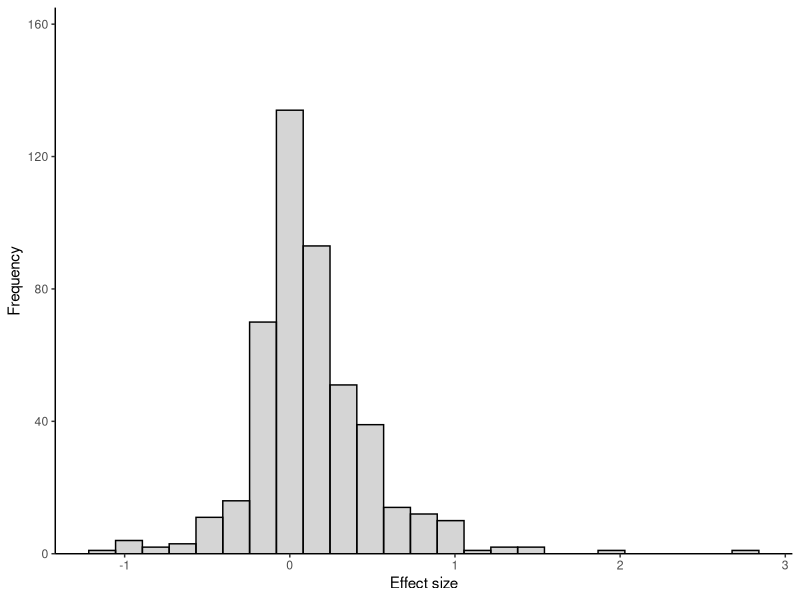
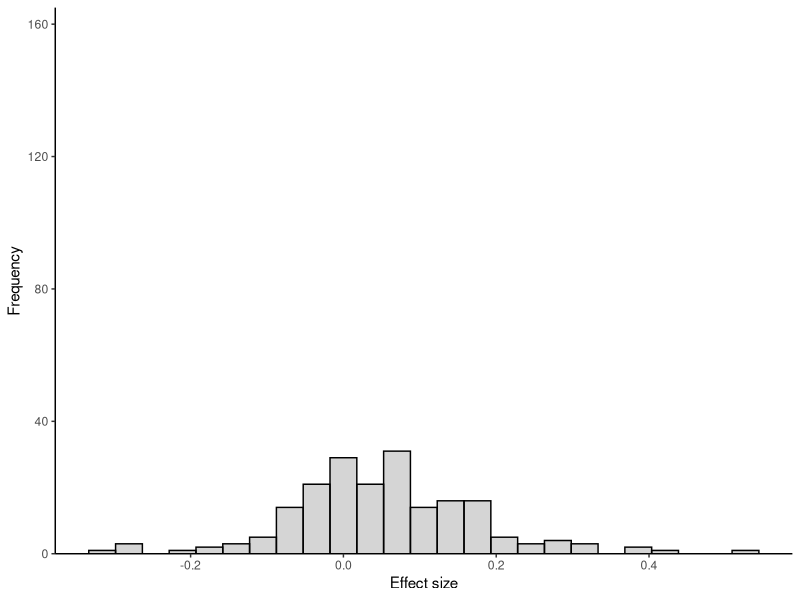
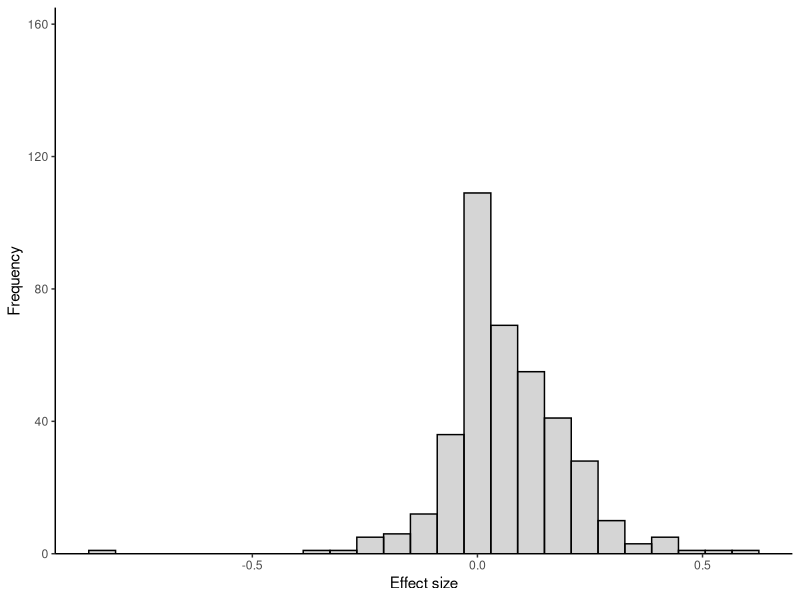
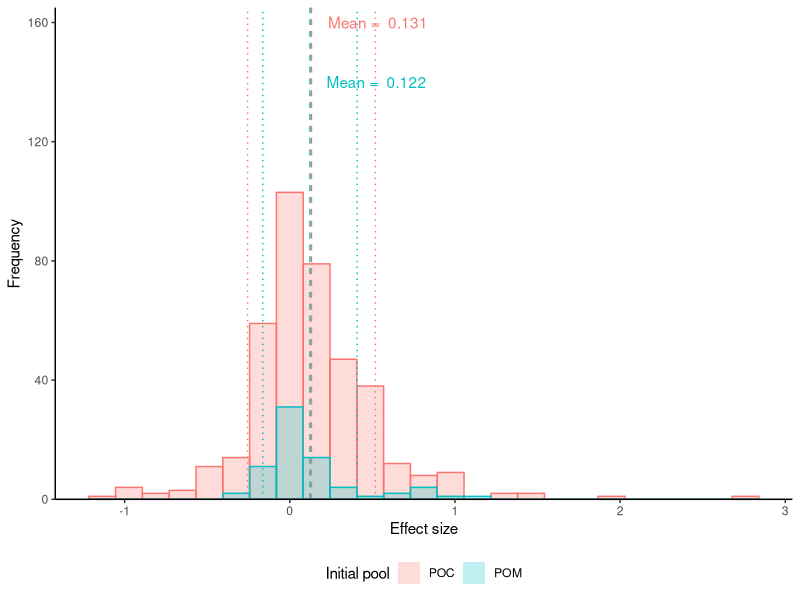
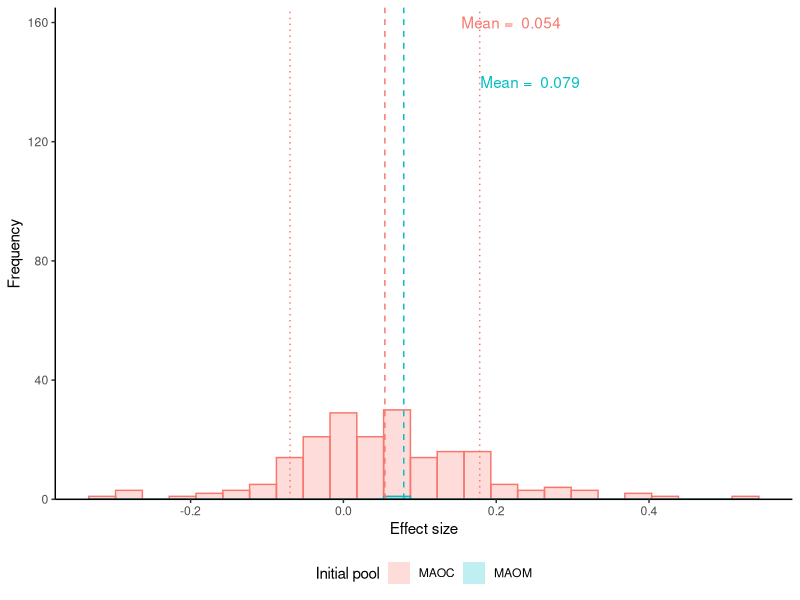
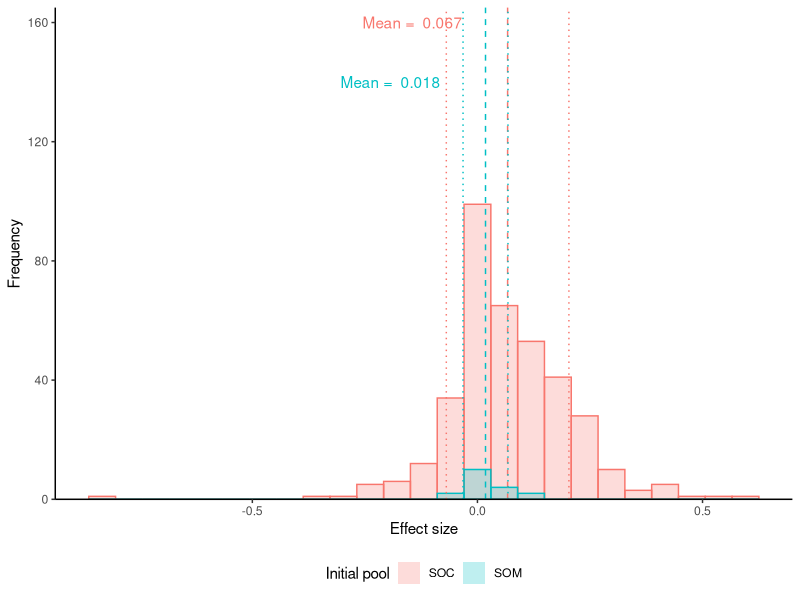
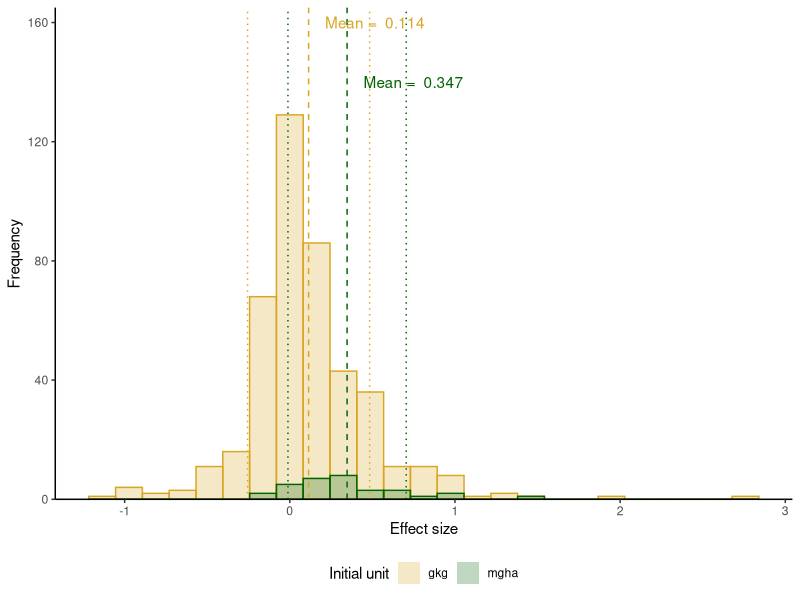
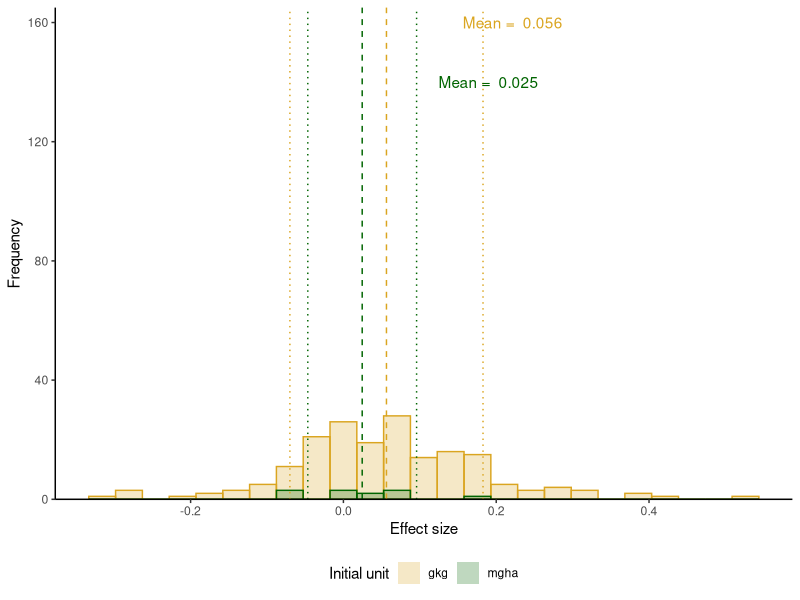

These charts were generated, in order, by the following R code:
library(ggplot2)
library(plyr)


# read in my data
dat <- read.csv("Raw-data/4_metadata - final_withclimdat.csv")
# select only c and organic matter based observations
dat <- dat[which(dat$rv %in% c("POC", "TOC", "MAOC", "SOC", "POM", "TOM", "SOM", "MAOM")),]

dat$rv[which(dat$rv %in% c("OM", "SOM", "TOM"))] <- "SOM"
dat$rv[which(dat$rv %in% c("TOC", "SOC"))] <- "SOC"

# set params
xs <- range(dat$logRR)
ys <- c(0,165)
ymeans <- c(160, 140)



# panels A-C

pplot0 <- ggplot(data=dat[which(dat$rv %in% c("POC", "POM")),], 
                aes(x=logRR)) + 
  geom_histogram(position="identity", alpha=0.25, bins=25, color="black") +
  theme_classic() +
  labs(y="Frequency", x="Effect size") +
  guides(color=F)  +
  theme(legend.position="bottom")+
  scale_y_continuous(limits=ys, expand = c(0, 0)) 
pplot0




mplot0 <- ggplot(data=dat[which(dat$rv %in% c("MAOC", "MAOM")),], 
                aes(x=logRR)) + 
  geom_histogram(position="identity", alpha=0.25, bins = 25, color="black") +
  theme_classic() +
  labs(y="Frequency", x="Effect size") +
  guides(color=F)  +
  theme(legend.position="bottom") +
  scale_y_continuous(limits=ys, expand = c(0, 0)) 
mplot0





splot0 <- ggplot(data=dat[which(dat$rv %in% c("SOC", "SOM")),], 
                aes(x=logRR)) + 
  geom_histogram(position="identity", alpha=0.25, bins = 25, color="black") +
  theme_classic() +
  labs(y="Frequency", x="Effect size") +
  guides(color=F)  + 
  theme(legend.position="bottom")+
  scale_y_continuous(limits=ys, expand = c(0, 0)) 
splot0






# panels D-F
mu <- ddply(dat[which(dat$rv %in% c("POC", "POM")),], 
            "rv", summarise, grp.mean=mean(logRR), grp.sd=sd(logRR))

pplot <- ggplot(data=dat[which(dat$rv %in% c("POC", "POM")),], 
                aes(x=logRR, fill=rv, color=rv)) + 
  geom_histogram(position="identity", alpha=0.25, bins=25) +
  theme_classic() +
  geom_vline(data=mu, aes(xintercept=grp.mean, color=rv),
             linetype="dashed", size=0.5, show.legend = F)+
  geom_vline(data=mu, aes(xintercept=grp.mean-grp.sd, color=rv),
             linetype="dotted", size=0.5, show.legend = F)+ 
  geom_vline(data=mu, aes(xintercept=grp.mean+grp.sd, color=rv),
             linetype="dotted", size=0.5, show.legend = F)+ 
  geom_text(data=mu, aes(x=grp.mean+0.1, color=rv, label=paste("Mean = ", round(grp.mean, 3))), 
            y=ymeans, hjust = 0, show.legend = F) +
  labs(fill="Initial pool", y="Frequency", x="Effect size") +
  guides(color=F)  +
  theme(legend.position="bottom")+
  scale_y_continuous(limits=ys, expand = c(0, 0)) 
pplot





mu <- ddply(dat[which(dat$rv %in% c("MAOC", "MAOM")),], 
            "rv", summarise, grp.mean=mean(logRR), grp.sd=sd(logRR))

mplot <- ggplot(data=dat[which(dat$rv %in% c("MAOC", "MAOM")),], 
       aes(x=logRR, fill=rv, color=rv)) + 
  geom_histogram(position="identity", alpha=0.25, bins = 25) +
  theme_classic() +
  geom_vline(data=mu, aes(xintercept=grp.mean, color=rv),
             linetype="dashed", size=0.5, show.legend = F)+
  geom_vline(data=mu, aes(xintercept=grp.mean-grp.sd, color=rv),
             linetype="dotted", size=0.5, show.legend = F)+ 
  geom_vline(data=mu, aes(xintercept=grp.mean+grp.sd, color=rv),
             linetype="dotted", size=0.5, show.legend = F)+ 
  geom_text(data=mu, aes(x=grp.mean+0.1, color=rv, label=paste("Mean = ", round(grp.mean, 3))), 
           y=ymeans, hjust = 0, show.legend = F) +
  labs(fill="Initial pool", y="Frequency", x="Effect size", x="Effect size") +
  guides(color=F)  +
  theme(legend.position="bottom") +
  scale_y_continuous(limits=ys, expand = c(0, 0)) 
mplot





mu <- ddply(dat[which(dat$rv %in% c("SOC", "SOM")),], 
            "rv", summarise, grp.mean=mean(logRR), grp.sd=sd(logRR))

splot <- ggplot(data=dat[which(dat$rv %in% c("SOC", "SOM")),], 
                aes(x=logRR, fill=rv, color=rv)) + 
  geom_histogram(position="identity", alpha=0.25, bins = 25) +
  theme_classic() +
  geom_vline(data=mu, aes(xintercept=grp.mean, color=rv),
             linetype="dashed", size=0.5, show.legend = F)+
  geom_vline(data=mu, aes(xintercept=grp.mean-grp.sd, color=rv),
             linetype="dotted", size=0.5, show.legend = F)+ 
  geom_vline(data=mu, aes(xintercept=grp.mean+grp.sd, color=rv),
             linetype="dotted", size=0.5, show.legend = F)+ 
  geom_text(data=mu, aes(x=grp.mean-0.1, color=rv, label=paste("Mean = ", round(grp.mean, 3))), 
            y=ymeans, hjust = 1, show.legend = F) +
  labs(fill="Initial pool", y="Frequency", x="Effect size") +
  guides(color=F)  + 
  theme(legend.position="bottom")+
  scale_y_continuous(limits=ys, expand = c(0, 0)) 
splot




### units
# set params
xs <- range(dat$logRR)
ys <- c(0,165)
ymeans <- c(160, 140)

# panels G-I
mu <- ddply(dat[which(dat$rv %in% c("POC", "POM")),], 
            "logRR.type", summarise, grp.mean=mean(logRR), grp.sd=sd(logRR))

pplotu <- ggplot(data=dat[which(dat$rv %in% c("POC", "POM")),], 
                aes(x=logRR, fill=logRR.type, color=logRR.type)) + 
  geom_histogram(position="identity", alpha=0.25, bins=25) +
  theme_classic() +
  geom_vline(data=mu, aes(xintercept=grp.mean, color=logRR.type),
             linetype="dashed", size=0.5, show.legend = F)+
  geom_vline(data=mu, aes(xintercept=grp.mean-grp.sd, color=logRR.type),
             linetype="dotted", size=0.5, show.legend = F)+ 
  geom_vline(data=mu, aes(xintercept=grp.mean+grp.sd, color=logRR.type),
             linetype="dotted", size=0.5, show.legend = F)+ 
  geom_text(data=mu, aes(x=grp.mean+0.1, color=logRR.type, label=paste("Mean = ", round(grp.mean, 3))), 
            y=ymeans, hjust = 0, show.legend = F) +
  labs(fill="Initial unit", y="Frequency", x="Effect size") +
  guides(color=F)  +
  theme(legend.position="bottom")+
  scale_y_continuous(limits=ys, expand = c(0, 0)) +
  scale_fill_manual(values=c("goldenrod", "darkgreen")) +
  scale_color_manual(values=c("goldenrod", "darkgreen"))
pplotu



mu <- ddply(dat[which(dat$rv %in% c("MAOC", "MAOM")),], 
            "logRR.type", summarise, grp.mean=mean(logRR), grp.sd=sd(logRR))

mplotu <- ggplot(data=dat[which(dat$rv %in% c("MAOC", "MAOM")),], 
                aes(x=logRR, fill=logRR.type, color=logRR.type)) + 
  geom_histogram(position="identity", alpha=0.25, bins = 25) +
  theme_classic() +
  geom_vline(data=mu, aes(xintercept=grp.mean, color=logRR.type),
             linetype="dashed", size=0.5, show.legend = F)+
  geom_vline(data=mu, aes(xintercept=grp.mean-grp.sd, color=logRR.type),
             linetype="dotted", size=0.5, show.legend = F)+ 
  geom_vline(data=mu, aes(xintercept=grp.mean+grp.sd, color=logRR.type),
             linetype="dotted", size=0.5, show.legend = F)+ 
  geom_text(data=mu, aes(x=grp.mean+0.1, color=logRR.type, label=paste("Mean = ", round(grp.mean, 3))), 
            y=ymeans, hjust = 0, show.legend = F) +
  labs(fill="Initial unit", y="Frequency", x="Effect size") +
  guides(color=F)  +
  theme(legend.position="bottom") +
  scale_y_continuous(limits=ys, expand = c(0, 0)) +
  scale_fill_manual(values=c("goldenrod", "darkgreen")) +
  scale_color_manual(values=c("goldenrod", "darkgreen"))
mplotu





mu <- ddply(dat[which(dat$rv %in% c("SOC", "SOM")),], 
            "logRR.type", summarise, grp.mean=mean(logRR), grp.sd=sd(logRR))

splotu <- ggplot(data=dat[which(dat$rv %in% c("SOC", "SOM")),], 
                aes(x=logRR, fill=logRR.type, color=logRR.type)) + 
  geom_histogram(position="identity", alpha=0.25, bins = 25) +
  theme_classic() +
  geom_vline(data=mu, aes(xintercept=grp.mean, color=logRR.type),
             linetype="dashed", size=0.5, show.legend = F)+
  geom_vline(data=mu, aes(xintercept=grp.mean-grp.sd, color=logRR.type),
             linetype="dotted", size=0.5, show.legend = F)+ 
  geom_vline(data=mu, aes(xintercept=grp.mean+grp.sd, color=logRR.type),
             linetype="dotted", size=0.5, show.legend = F)+ 
  geom_text(data=mu, aes(x=grp.mean-0.1, color=logRR.type, label=paste("Mean = ", round(grp.mean, 3))), 
            y=ymeans, hjust = 1, show.legend = F) +
  labs(fill="Initial unit", y="Frequency", x="Effect size") +
  guides(color=F)  + 
  theme(legend.position="bottom")+
  scale_y_continuous(limits=ys, expand = c(0, 0)) +
  scale_fill_manual(values=c("goldenrod", "darkgreen")) +
  scale_color_manual(values=c("goldenrod", "darkgreen"))
splotu





figure0 <- ggpubr::ggarrange(pplot0, mplot0, splot0,
                             labels = c("A", "B", "C"),
                             ncol = 3, nrow = 1)
figure0

figure1 <- ggpubr::ggarrange(pplot, mplot, splot,
                    labels = c("D", "E", "F"),
                    ncol = 3, nrow = 1)
figure1

figure2 <- ggpubr::ggarrange(pplotu, mplotu, splotu,
                             labels = c("G", "H", "I"),
                             ncol = 3, nrow = 1)
figure2

figure3 <- ggpubr::ggarrange(figure0, figure1, figure2, heights = c(0.8, 1, 1),
                             ncol = 1, nrow = 3)
figure3
#ggsave("Figures/S2_histogram by rv type and unit.jpeg", units="in", height=8, width=10, res=600)
jpeg("Figures/A.2_histogram by rv type and unit.jpeg", width=10, height=8, units="in",res=600)
figure3
dev.off()
